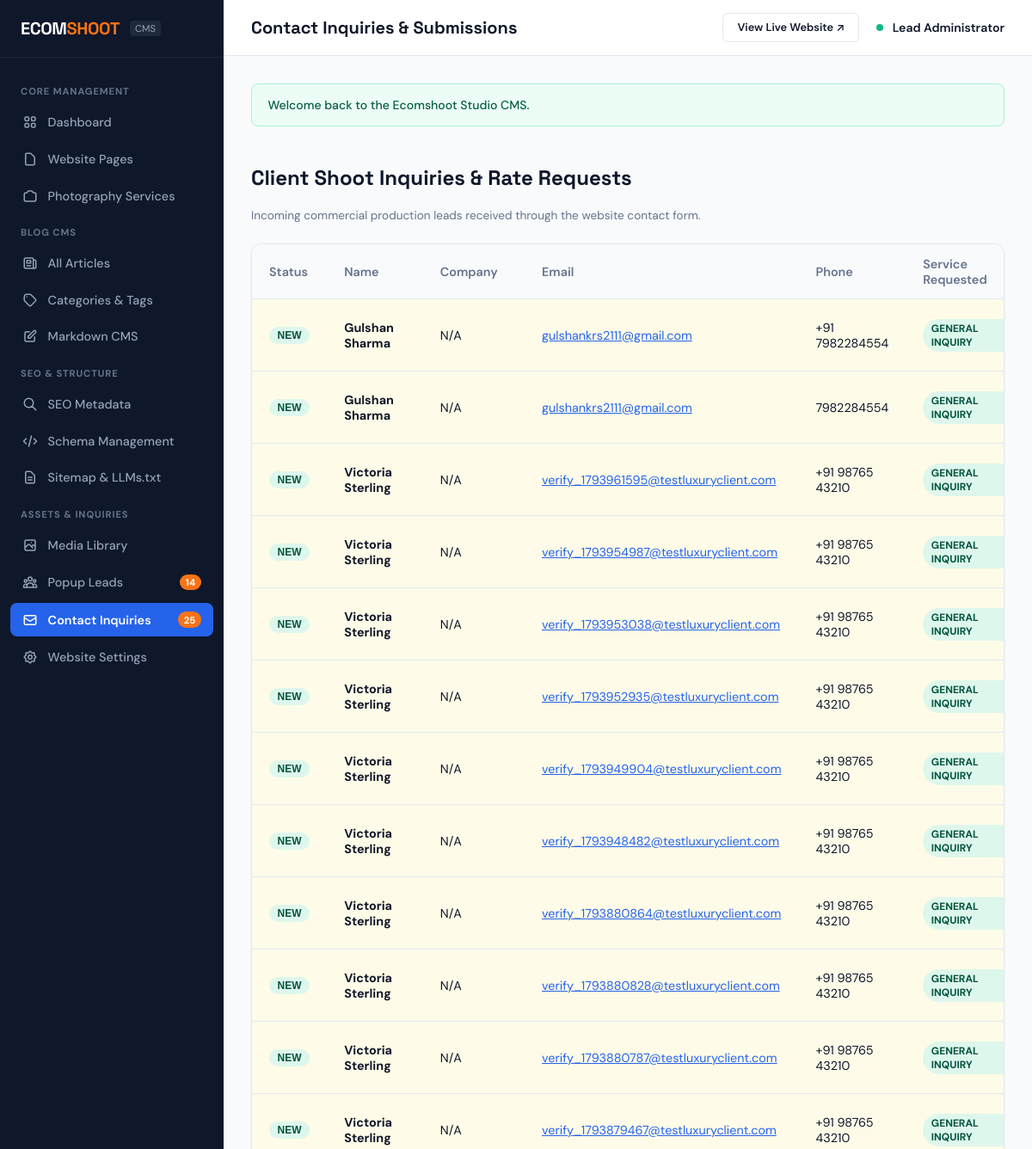
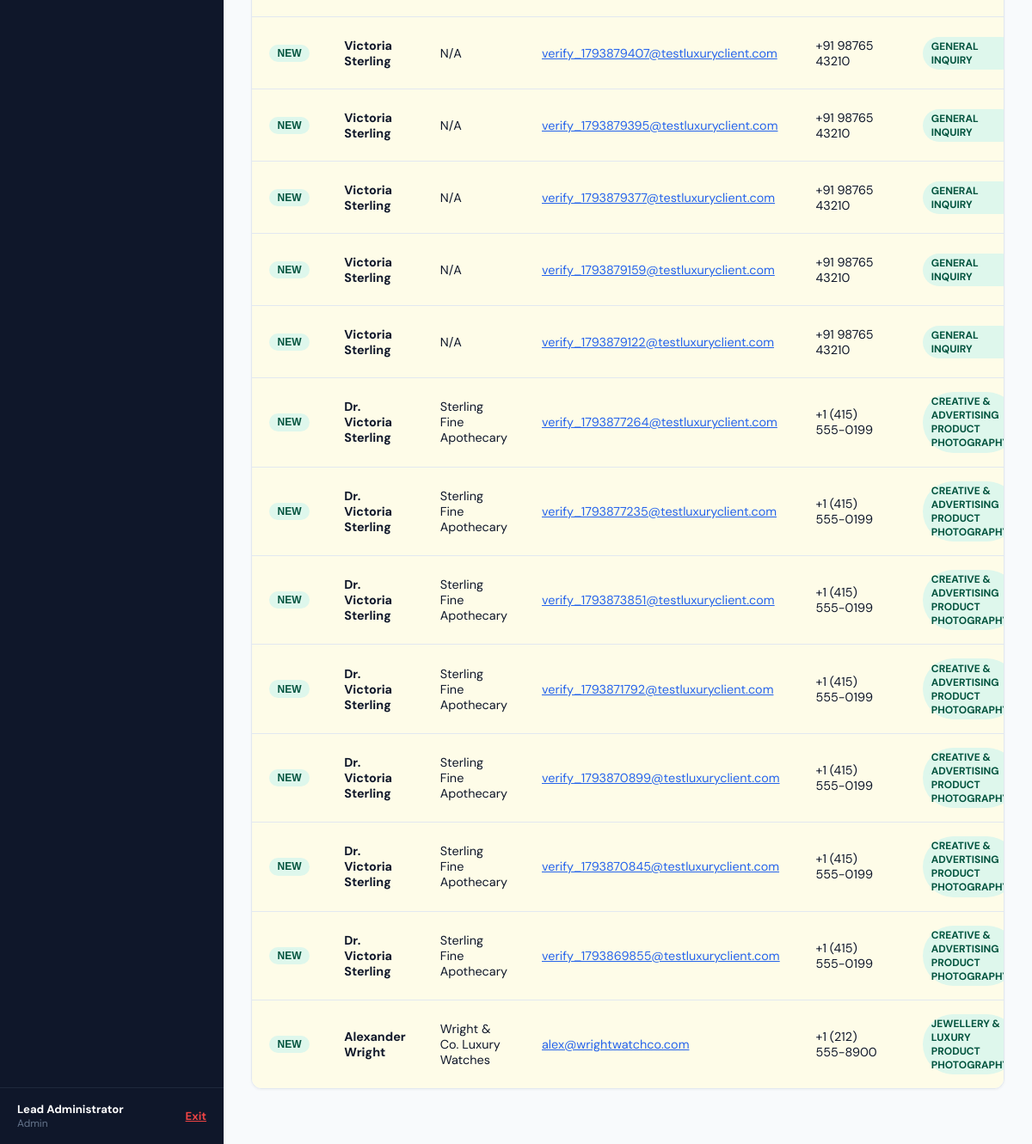
/admin/contacts.php (signed in), run on the app's committed database (2 pictures, top to bottom).
### tables this page shows
CREATE TABLE `contact_submissions` (
  `id` INT AUTO_INCREMENT PRIMARY KEY,
  `full_name` VARCHAR(150) NOT NULL,
  `email` VARCHAR(150) NOT NULL,
  `phone` VARCHAR(50) NOT NULL,
  `company_name` VARCHAR(150) NULL,
  `service_required` VARCHAR(150) NOT NULL,
  `message` LONGTEXT NOT NULL,
  `ip_address` VARCHAR(45) NULL,
  `user_agent` TEXT NULL,
  `is_read` TINYINT(1) DEFAULT 0,
  `notes` TEXT NULL,
  `created_at` TIMESTAMP DEFAULT CURRENT_TIMESTAMP
);

### config/config.php (called while the page is built, shortened)
<?php
function e(?string $string): string {
    return htmlspecialchars($string ?? '', ENT_QUOTES, 'UTF-8');
}
function url(string $path = ''): string {
    $cleanPath = ltrim($path, '/');
    $cleanPath = preg_replace('/\.php$/i', '', $cleanPath);
    return BASE_URL . ($cleanPath ? '/' . $cleanPath : '');
}

### admin/contacts.php (the view, shortened to what this page needs)
<?php
require_once __DIR__ . '/../config/config.php';
$db = Database::getInstance()->getConnection();
$inquiries = $db->query("SELECT * FROM contact_submissions ORDER BY created_at DESC")->fetchAll(PDO::FETCH_ASSOC);
require_once __DIR__ . '/includes/header.php';
?>
<div style="display: flex; justify-content: space-between; align-items: center; margin-bottom: 1.5rem;">
  <div>
    <h2>Client Shoot Inquiries &amp; Rate Requests</h2>
    <div style="font-size: 0.85rem; color: var(--admin-text-muted);">Incoming commercial production leads received through the website contact form.</div>
  </div>
</div>
<div class="admin-card">
  <div class="admin-card-body" style="padding: 0;">
    <?php if (empty($inquiries)): ?>
      <div style="text-align: center; padding: 3rem; color: var(--admin-text-muted);">No client inquiries submitted yet.</div>
    <?php else: ?>
      <table class="admin-table">
        <thead>
          <tr>
            <th>Status</th>
            <th>Name</th>
            <th>Company</th>
            <th>Email</th>
            <th>Phone</th>
            <th>Service Requested</th>
          </tr>
        </thead>
        <tbody>
          <?php foreach ($inquiries as $inq): ?>
            <tr style="<?= (!$inq['is_read']) ? 'background-color: #FEFCE8;' : '' ?>">
              <td>
                <form action="<?= url('admin/contacts.php?toggle_read=' . $inq['id']) ?>" method="POST" style="display:inline;">
                  <button type="submit" class="status-pill status-<?= ($inq['is_read'] ? 'draft' : 'published') ?>" style="cursor: pointer; border: none;">
                    <?= ($inq['is_read'] ? 'Read' : 'New') ?>
                  </button>
                </form>
              </td>
              <td style="font-weight: 700;"><?= e($inq['full_name']) ?></td>
              <td><?= e($inq['company_name'] ?: 'N/A') ?></td>
              <td><a href="mailto:<?= e($inq['email']) ?>" style="color: var(--admin-primary);"><?= e($inq['email']) ?></a></td>
              <td><?= e($inq['phone']) ?></td>
              <td><span class="status-pill status-active"><?= e($inq['service_required']) ?></span></td>
            </tr>
          <?php endforeach; ?>
        </tbody>
      </table>
    <?php endif; ?>
  </div>
</div>
<?php require_once __DIR__ . '/includes/footer.php'; ?>

### assets/css/admin.css (style rules this page uses)
:root { --admin-sidebar-width: 260px; --admin-header-height: 65px; --admin-bg: #F8FAFC; --admin-sidebar-bg: #0F172A; --admin-sidebar-hover: #1E293B; --admin-card-bg: #FFFFFF; --admin-border: #E2E8F0; --admin-text-main: #0F172A; --admin-text-muted: #64748B; --admin-primary: #2563EB; --admin-primary-hover: #1D4ED8; --admin-coral: #F97316; --admin-success: #10B981; --admin-danger: #EF4444; --admin-warning: #F59E0B; }
.admin-body h1, .admin-body h2, .admin-body h3, .admin-body h4, .admin-body h5, .admin-body h6, .admin-login-body h1, .admin-login-body h2, .admin-login-body h3, .admin-login-body h4, .admin-login-body h5, .admin-login-body h6 { color: var(--admin-text-main); font-family: 'Space Grotesk', -apple-system, sans-serif; font-weight: 700; }
body.admin-body { background-color: var(--admin-bg); color: var(--admin-text-main); font-family: 'DM Sans', -apple-system, BlinkMacSystemFont, sans-serif; margin: 0; display: flex; min-height: 100vh; }
.admin-card { background-color: var(--admin-card-bg); border: 1px solid var(--admin-border); border-radius: 12px; overflow: hidden; box-shadow: 0 1px 3px rgba(15, 23, 42, 0.05); margin-bottom: 2rem; }
.admin-card-body { padding: 1.5rem; }
.admin-table { width: 100%; border-collapse: collapse; text-align: left; font-size: 0.9rem; }
.admin-table th { background-color: #F8FAFC; padding: 0.85rem 1.25rem; font-weight: 600; color: var(--admin-text-muted); border-bottom: 1px solid var(--admin-border); }
.admin-table td { padding: 1rem 1.25rem; border-bottom: 1px solid var(--admin-border); vertical-align: middle; }
.admin-table tr:last-child td { border-bottom: none; }
.status-pill { display: inline-block; font-size: 0.75rem; font-weight: 700; padding: 0.2rem 0.6rem; border-radius: 9999px; text-transform: uppercase; }
.status-published, .status-active, .status-converted { background-color: #DEF7EC; color: #03543F; }

### data on the page
contact_submissions: is_read "NEW", full_name "Gulshan Sharma", company_name "N/A", email "gulshankrs2111@gmail.com", phone "+91 7982284554", service_required "GENERAL INQUIRY"
contact_submissions: is_read "NEW", full_name "Gulshan Sharma", company_name "N/A", email "gulshankrs2111@gmail.com", phone "7982284554", service_required "GENERAL INQUIRY"
contact_submissions: is_read "NEW", full_name "Victoria Sterling", company_name "N/A", email "verify_1793961595@testluxuryclient.com", phone "+91 98765 43210", service_required "GENERAL INQUIRY"
contact_submissions: is_read "NEW", full_name "Victoria Sterling", company_name "N/A", email "verify_1793954987@testluxuryclient.com", phone "+91 98765 43210", service_required "GENERAL INQUIRY"
contact_submissions: is_read "NEW", full_name "Victoria Sterling", company_name "N/A", email "verify_1793953038@testluxuryclient.com", phone "+91 98765 43210", service_required "GENERAL INQUIRY"
contact_submissions: is_read "NEW", full_name "Victoria Sterling", company_name "N/A", email "verify_1793952935@testluxuryclient.com", phone "+91 98765 43210", service_required "GENERAL INQUIRY"
contact_submissions: is_read "NEW", full_name "Victoria Sterling", company_name "N/A", email "verify_1793949904@testluxuryclient.com", phone "+91 98765 43210", service_required "GENERAL INQUIRY"
contact_submissions: is_read "NEW", full_name "Victoria Sterling", company_name "N/A", email "verify_1793948482@testluxuryclient.com", phone "+91 98765 43210", service_required "GENERAL INQUIRY"
contact_submissions: is_read "NEW", full_name "Victoria Sterling", company_name "N/A", email "verify_1793880864@testluxuryclient.com", phone "+91 98765 43210", service_required "GENERAL INQUIRY"
contact_submissions: is_read "NEW", full_name "Victoria Sterling", company_name "N/A", email "verify_1793880828@testluxuryclient.com", phone "+91 98765 43210", service_required "GENERAL INQUIRY"
contact_submissions: is_read "NEW", full_name "Victoria Sterling", company_name "N/A", email "verify_1793880787@testluxuryclient.com", phone "+91 98765 43210", service_required "GENERAL INQUIRY"
contact_submissions: is_read "NEW", full_name "Victoria Sterling", company_name "N/A", email "verify_1793879467@testluxuryclient.com", phone "+91 98765 43210", service_required "GENERAL INQUIRY"
contact_submissions: is_read "NEW", full_name "Victoria Sterling", company_name "N/A", email "verify_1793879407@testluxuryclient.com", phone "+91 98765 43210", service_required "GENERAL INQUIRY"
contact_submissions: is_read "NEW", full_name "Victoria Sterling", company_name "N/A", email "verify_1793879395@testluxuryclient.com", phone "+91 98765 43210", service_required "GENERAL INQUIRY"
contact_submissions: is_read "NEW", full_name "Victoria Sterling", company_name "N/A", email "verify_1793879377@testluxuryclient.com", phone "+91 98765 43210", service_required "GENERAL INQUIRY"
contact_submissions: is_read "NEW", full_name "Victoria Sterling", company_name "N/A", email "verify_1793879159@testluxuryclient.com", phone "+91 98765 43210", service_required "GENERAL INQUIRY"
contact_submissions: is_read "NEW", full_name "Victoria Sterling", company_name "N/A", email "verify_1793879122@testluxuryclient.com", phone "+91 98765 43210", service_required "GENERAL INQUIRY"
contact_submissions: is_read "NEW", full_name "Dr. Victoria Sterling", company_name "Sterling Fine Apothecary", email "verify_1793877264@testluxuryclient.com", phone "+1 (415) 555-0199", service_required "CREATIVE & ADVERTISING PRODUCT…"
contact_submissions: is_read "NEW", full_name "Dr. Victoria Sterling", company_name "Sterling Fine Apothecary", email "verify_1793877235@testluxuryclient.com", phone "+1 (415) 555-0199", service_required "CREATIVE & ADVERTISING PRODUCT…"
contact_submissions: is_read "NEW", full_name "Dr. Victoria Sterling", company_name "Sterling Fine Apothecary", email "verify_1793873851@testluxuryclient.com", phone "+1 (415) 555-0199", service_required "CREATIVE & ADVERTISING PRODUCT…"
contact_submissions: is_read "NEW", full_name "Dr. Victoria Sterling", company_name "Sterling Fine Apothecary", email "verify_1793871792@testluxuryclient.com", phone "+1 (415) 555-0199", service_required "CREATIVE & ADVERTISING PRODUCT…"
contact_submissions: is_read "NEW", full_name "Dr. Victoria Sterling", company_name "Sterling Fine Apothecary", email "verify_1793870899@testluxuryclient.com", phone "+1 (415) 555-0199", service_required "CREATIVE & ADVERTISING PRODUCT…"
contact_submissions: is_read "NEW", full_name "Dr. Victoria Sterling", company_name "Sterling Fine Apothecary", email "verify_1793870845@testluxuryclient.com", phone "+1 (415) 555-0199", service_required "CREATIVE & ADVERTISING PRODUCT…"
contact_submissions: is_read "NEW", full_name "Dr. Victoria Sterling", company_name "Sterling Fine Apothecary", email "verify_1793869855@testluxuryclient.com", phone "+1 (415) 555-0199", service_required "CREATIVE & ADVERTISING PRODUCT…"
contact_submissions: is_read "NEW", full_name "Alexander Wright", company_name "Wright & Co. Luxury Watches", email "alex@wrightwatchco.com", phone "+1 (212) 555-8900", service_required "JEWELLERY & LUXURY PRODUCT…"

### other printed values
$newLeadsCount "14"
$unreadCount "25"
$currentAdmin['name'] "Lead Administrator"
$currentAdmin['role'] "Admin"
$adminTitle "Contact Inquiries & Submissions"
$flash['message'] "Welcome back to the Ecomshoot Studio CMS."
